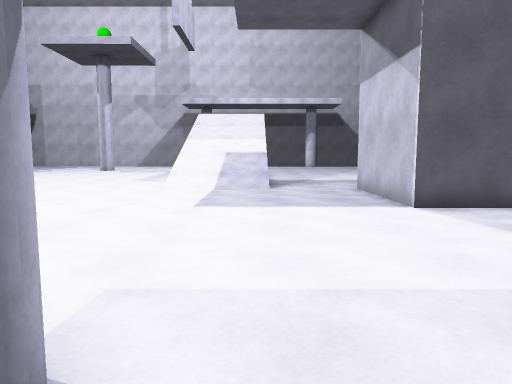
View 1 (above)

18 first-person views from a walk through a scene from a Unity 3-D project. The camera is 1.3 m above the floor, tilts 6° down and sees 70° across. The floor is counted in squares, 1 m on a side. Each view is taken from the middle of a square. On the plan, view 1 faces up. The plan holds only what a view shows up to about 15 squares ahead; the rest is blank. The place goes on beyond the plan. The player is left out.

View 2
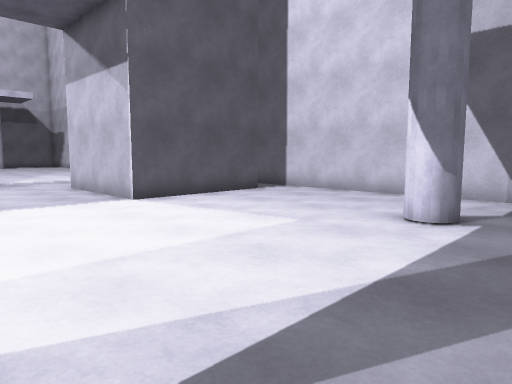

View 3
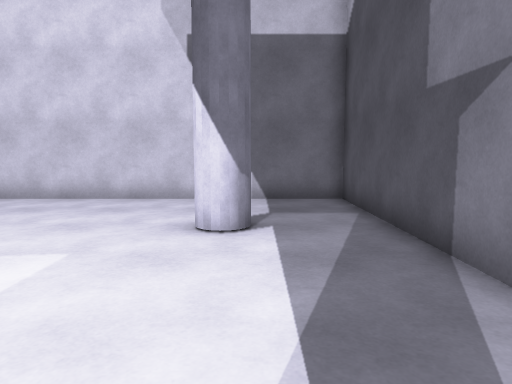

View 4
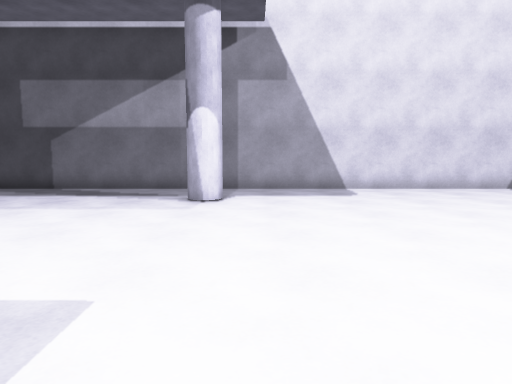

View 5
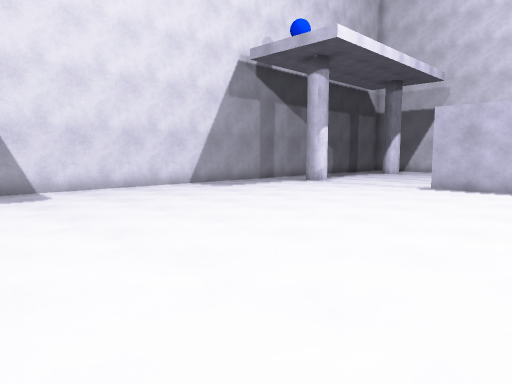

View 6
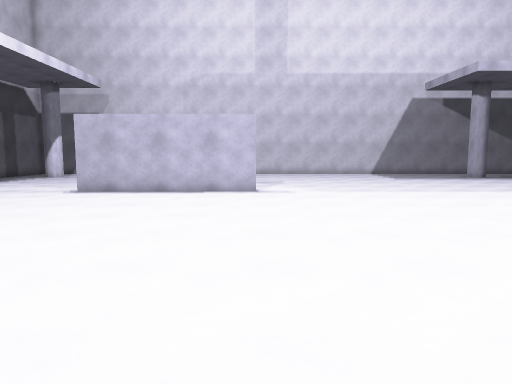

View 7
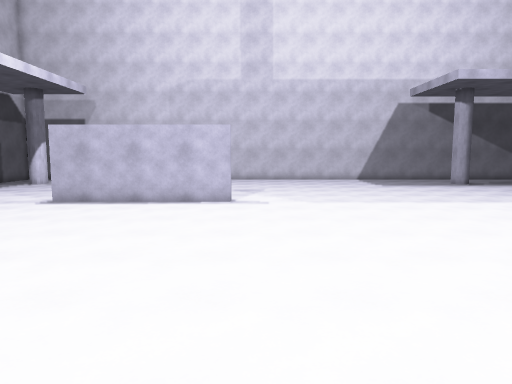

View 8
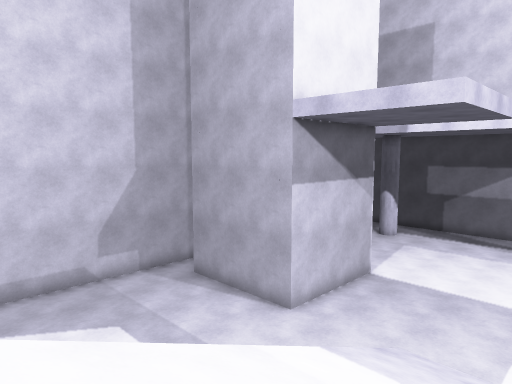

View 9
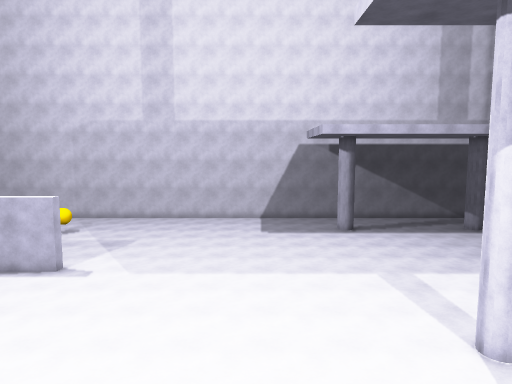

View 10
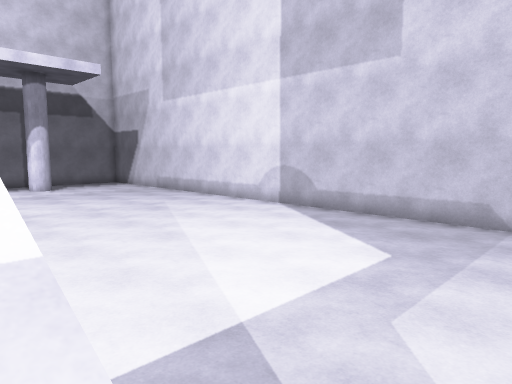

View 11
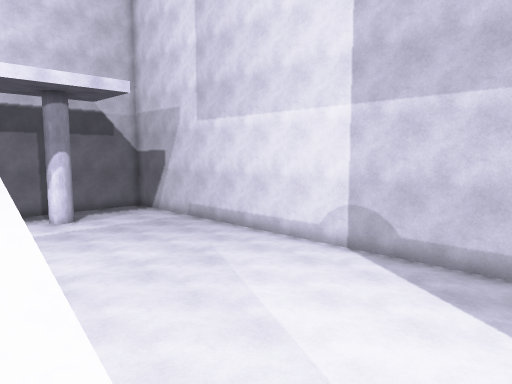

View 12
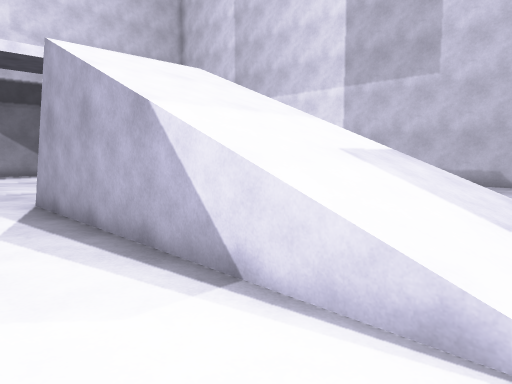

View 13
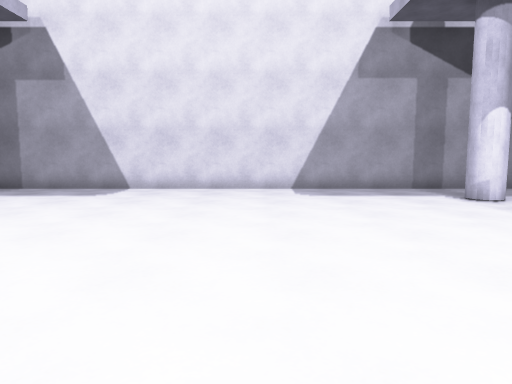

View 14
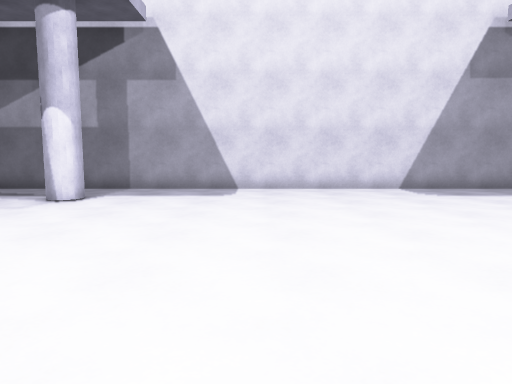

View 15
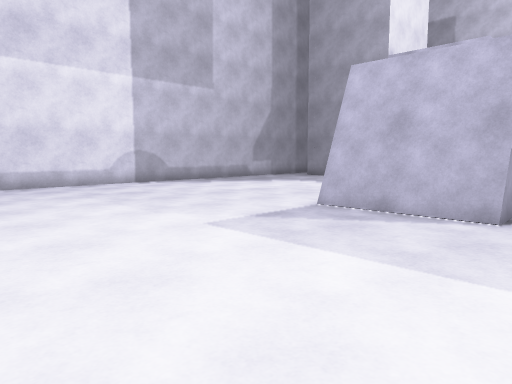

View 16
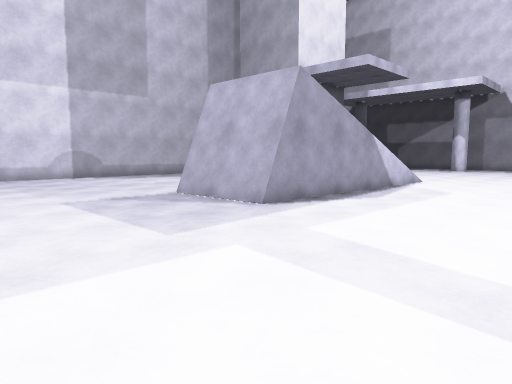

View 17
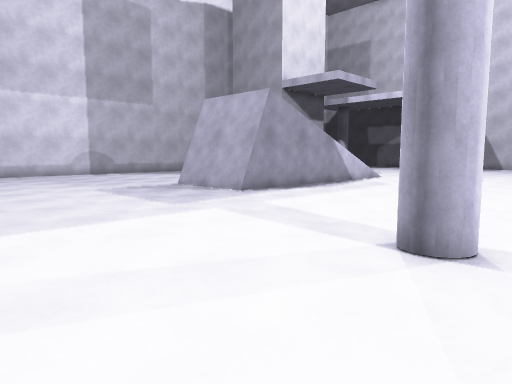

View 18
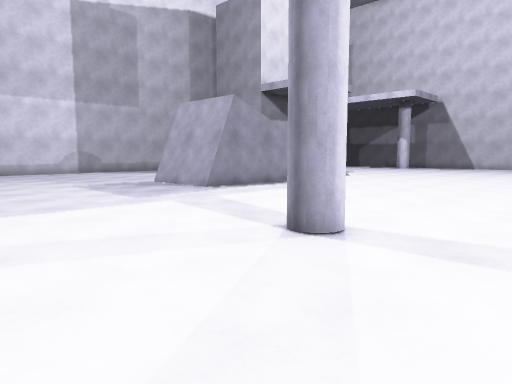

### Floor plan
Key: @ floor where view 1 was taken; # wall or solid block; . floor; / step, stairs or slope; v drop or lower ground.
Columns run from 18 left of view 1 to 11 right of it. Each row starts with its distance up from view 1.
 33    . ....             ...
 32     .......... ..    .....
 31 .. ........................
 30 ............................
 29 .............................#
 28 .......#.....................#
 27 .............................#
 26 .............................#
 25 .............................#
 24 ...............####..........#
 23 ...............#vv#..........#
 22 ...............//// .........#
 21 ...............//// .........#
 20 ...............////..........#
 19 ...............////..........#
 18 ...............////..........#
 17 ...............//// .........#
 16 ...............//// .........#
 15 ...............////..........#
 14 ##.............////...#####..
 13  #....................#   ##
 12  #....................#
 11  #....................#
 10  #....................#
  9  #....................######.#
  8  #...........................#
  7  #...........................#
  6 .............................#
  5 .............................#
  4 .............................#
  3  ............................#
  2 ##..............##......# ...#
  1  #..............# ......##...#
  0 ..................@..........#
 -1 .............................#
 -2 ##############################

Positions as (right, up) in squares from view 1, and headings:
1: (0, 0), facing up
2: (-1, -1), facing up-right
3: (0, 1), facing right
4: (-3, 12), facing down
5: (-3, 12), facing down-left
6: (-3, 14), facing left
7: (-3, 15), facing left
8: (-3, 22), facing down-right
9: (-3, 22), facing left
10: (0, 15), facing up-right
11: (0, 18), facing up-right
12: (-6, 14), facing up-right
13: (-11, 12), facing down
14: (-7, 12), facing down
15: (-5, 32), facing down-right
16: (-10, 31), facing down-right
17: (-13, 33), facing down-right
18: (-15, 33), facing down-right
